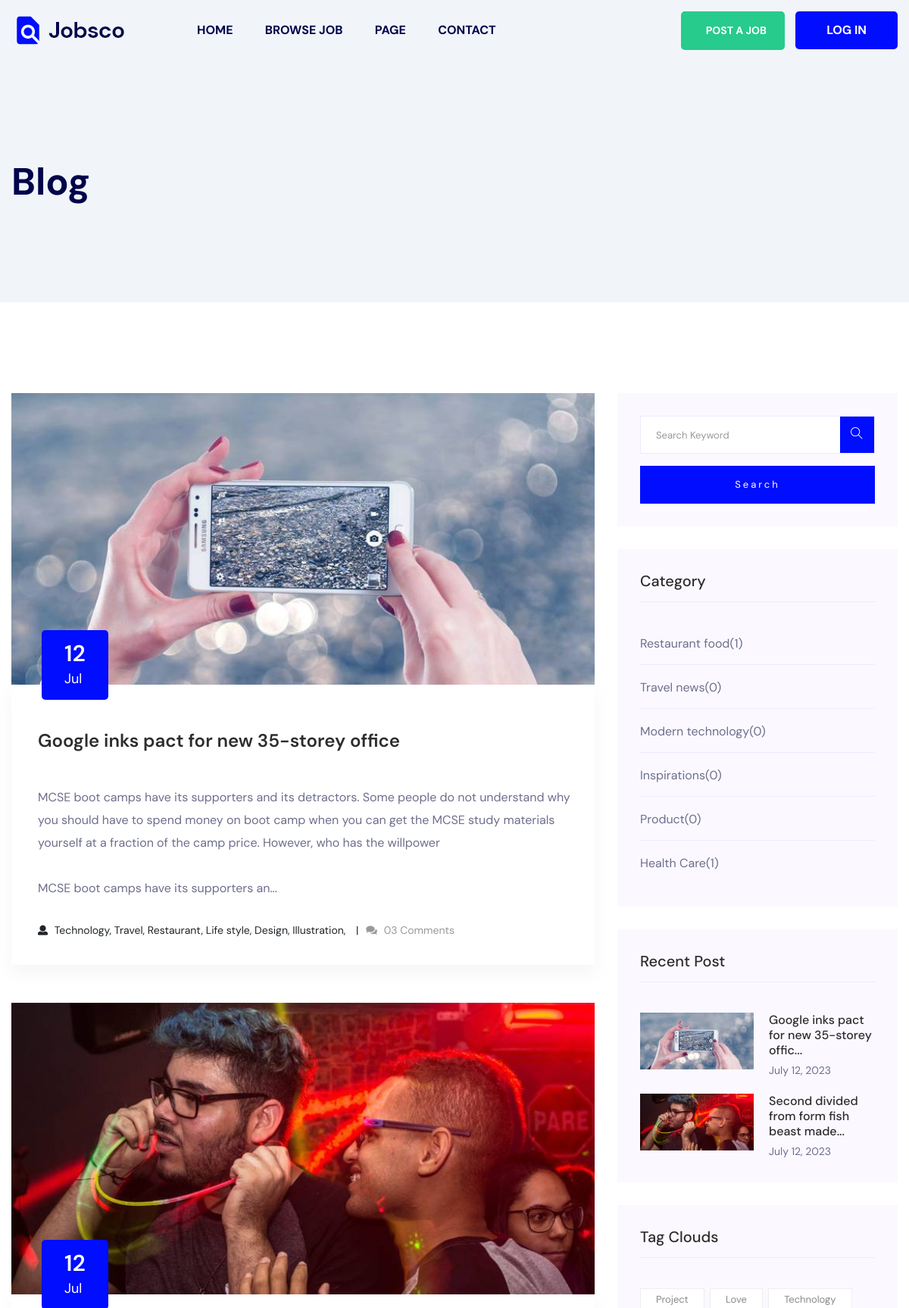
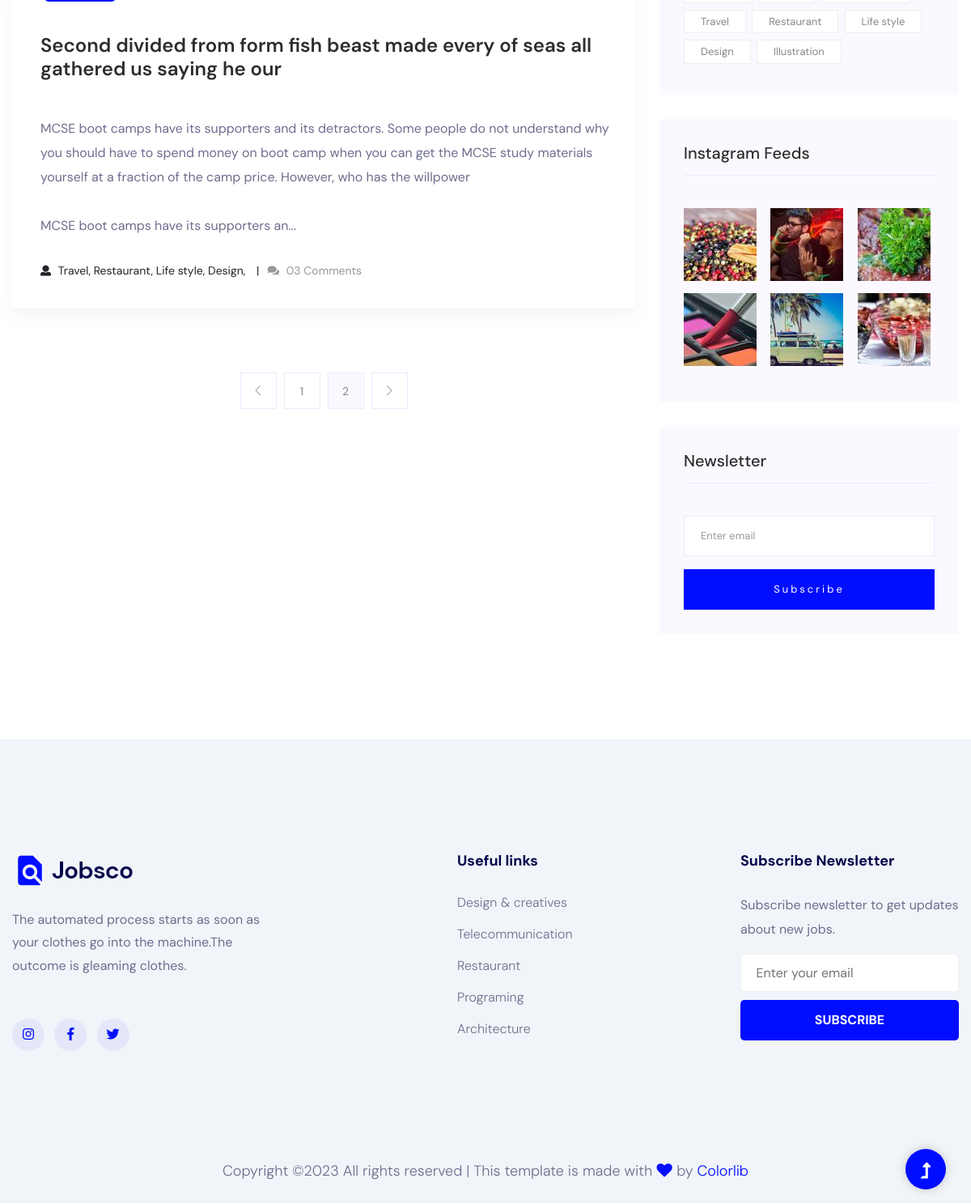
/blogs/, run on an earlier commit of the app's database (2 pictures, top to bottom).
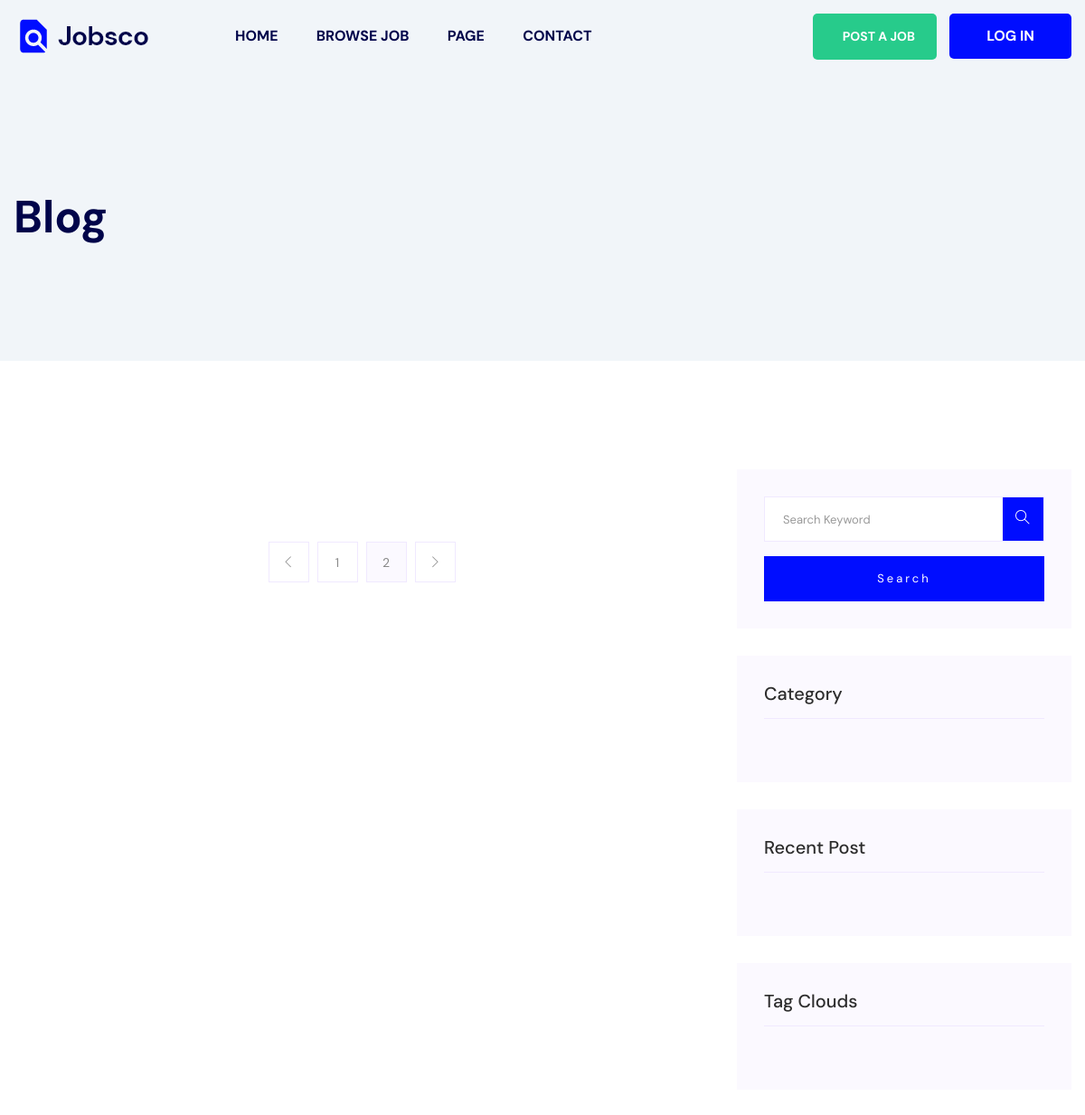
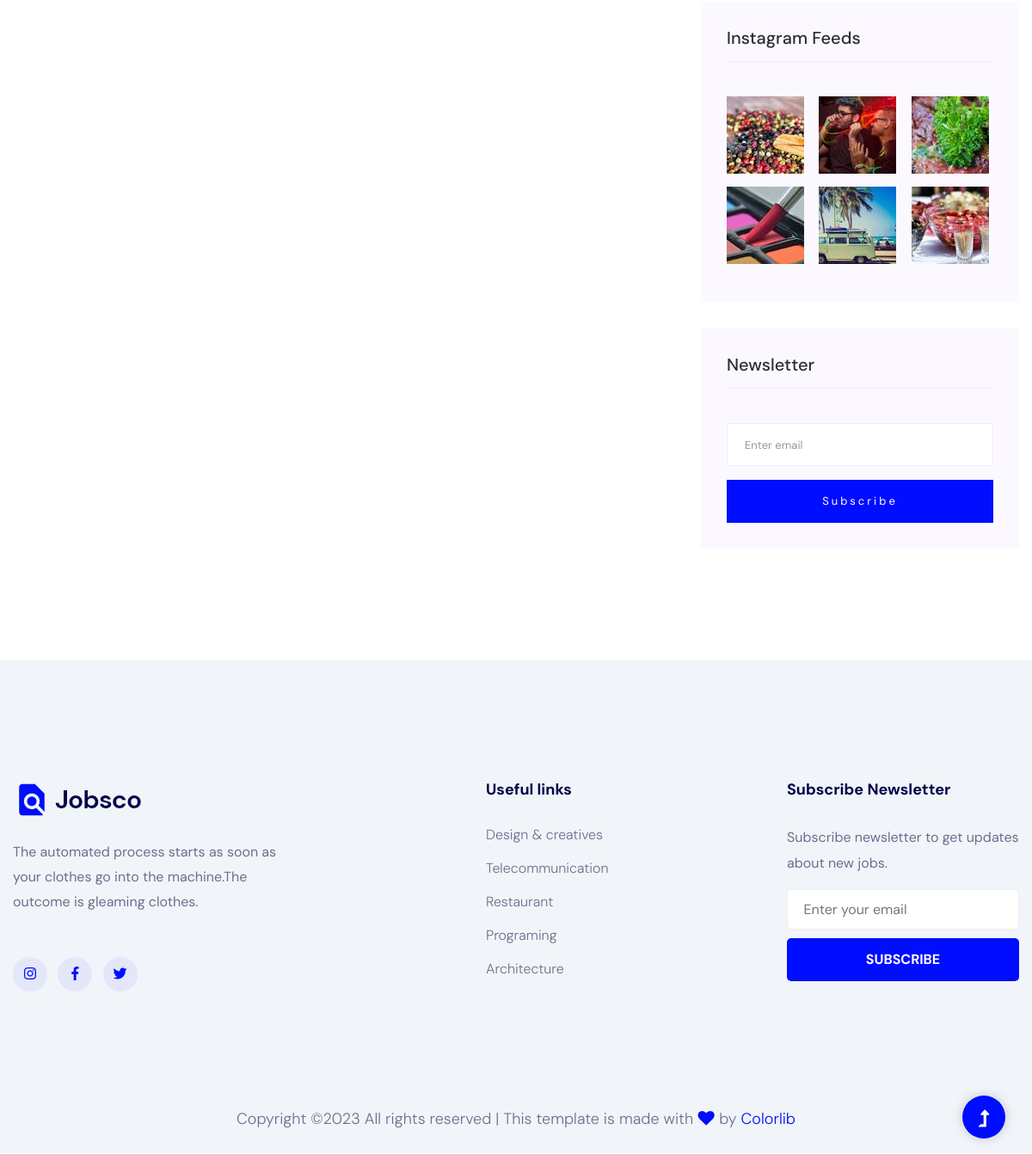
And on a later commit of the database (2 pictures, top to bottom).
### apps/blog/models.py (models this page shows, shortened)
class Base(models.Model):
    created_date = models.DateTimeField(auto_now_add=True, null=True, blank=True)
    modified_date = models.DateTimeField(auto_now=True, null=True, blank=True)
    class Meta:
        abstract = True

class Blog(Base):
    title = models.CharField(max_length=221)
    slug = models.SlugField(null=True, blank=True, unique_for_date='created_date')
    tags = models.ManyToManyField(Tag)
    category = models.ForeignKey(Category, on_delete=models.SET_NULL, blank=True, null=True)
    image = models.ImageField(upload_to='blogs/')
    description = RichTextField()

class Tag(models.Model):
    title = models.CharField(max_length=221)
    def __str__(self):
        return self.title

class Category(models.Model):
    title = models.CharField(max_length=221)

### apps/blog/views.py (the view)
# urls.py: path('', blog, name='blog'),
def blog(request):
    blogs_list = Blog.objects.order_by('-id')
    ctx = {
        'blogs': blogs_list,
    }
    return render(request, 'blog/blog.html', ctx)

### templates/blog/blog.html
{% extends 'base.html' %}
{% load static %}
{% block content %}
    <main>
        <div class="slider-area gray-bg position-relative">
            <div class="single-slider d-flex align-items-center slider-height2">
                <div class="container">
                    <div class="row">
                        <div class="col-xl-12">
                            <div class="hero-caption hero-caption2">
                                <h2>Blog</h2>
                            </div>
                        </div>
                    </div>
                </div>
            </div>
        </div>
        <section class="blog_area section-padding">
            <div class="container">
                <div class="row">
                    <div class="col-lg-8 mb-5 mb-lg-0">
                        <div class="blog_left_sidebar">
                            {% for blog in blogs %}
                                <article class="blog_item">
                                    <div class="blog_item_img">
                                        {% if blog.image %}
                                            <img class="card-img rounded-0"
                                                 src="{{ blog.image.url }}" alt="">
                                        {% endif %}
                                        <a href="#" class="blog_item_date">
                                            <h3>{{ blog.created_date|date:"d" }}</h3>
                                            <p>{{ blog.created_date|date:"M" }}</p>
                                        </a>
                                    </div>
                                    <div class="blog_details">
                                        <a class="d-inline-block" href="{% url 'blog:detail' blog.slug %}">
                                            <h2 class="blog-head" style="color: #2d2d2d;">{{ blog.title }}</h2>
                                        </a>
                                        <p>{{ blog.description|safe|slice:"300" }}...</p>
                                        <ul class="blog-info-link">
                                            <li><i class="fa fa-user"></i>
                                                {% for tag in blog.tags.all %}
                                                    {{ tag }},
                                                {% endfor %}
                                            </li>
                                            <li><a href="#"><i class="fa fa-comments"></i> 03 Comments</a></li>
                                        </ul>
                                    </div>
                                </article>
                            {% endfor %}
                            <nav class="blog-pagination justify-content-center d-flex">
                                <ul class="pagination">
                                    <li class="page-item">
                                        <a href="#" class="page-link" aria-label="Previous">
                                            <i class="ti-angle-left"></i>
                                        </a>
                                    </li>
                                    <li class="page-item">
                                        <a href="#" class="page-link">1</a>
                                    </li>
                                    <li class="page-item active">
                                        <a href="#" class="page-link">2</a>
                                    </li>
                                    <li class="page-item">
                                        <a href="#" class="page-link" aria-label="Next">
                                            <i class="ti-angle-right"></i>
                                        </a>
                                    </li>
                                </ul>
                            </nav>
                        </div>
                    </div>
                    {% include 'sidebar.html' %}
                </div>
            </div>
        </section>
    </main>
{% endblock %}

### templates/sidebar.html
{% load static %}
{% load resent_blogs %}
{% resent_blog as rb %}
{% tags as tags %}
{% categories as categories %}
<div class="col-lg-4">
    <div class="blog_right_sidebar">
        <aside class="single_sidebar_widget search_widget">
            <form action="#">
                <div class="form-group">
                    <div class="input-group mb-3">
                        <input type="text" class="form-control" placeholder='Search Keyword'
                               onfocus="this.placeholder = ''"
                               onblur="this.placeholder = 'Search Keyword'">
                        <div class="input-group-append">
                            <button class="btns" type="button"><i class="ti-search"></i></button>
                        </div>
                    </div>
                </div>
                <button class="button rounded-0 primary-bg text-white w-100 btn_1 boxed-btn"
                        type="submit">Search
                </button>
            </form>
        </aside>
        <aside class="single_sidebar_widget post_category_widget">
            <h4 class="widget_title" style="color: #2d2d2d;">Category</h4>
            <ul class="list cat-list">
                {% for category in categories %}
                    <li>
                        <a href="#" class="d-flex">
                            <p>{{ category.title }}</p>
                            <p>({{ category.blog_set.count }})</p>
                        </a>
                    </li>
                {% endfor %}
            </ul>
        </aside>
        <aside class="single_sidebar_widget popular_post_widget">
            <h3 class="widget_title" style="color: #2d2d2d;">Recent Post</h3>
            {% for r in rb %}
                <div class="media post_item">
                    {% if r.image %}
                        <img src="{{ r.image.url }}" alt="post" style="width: 150px">
                    {% endif %}
                    <div class="media-body">
                        <a href="{% url 'blog:detail' r.slug %}">
                            <h3 style="color: #2d2d2d;">{{ r.title|slice:"40" }}...</h3>
                        </a>
                        <p>{{ r.created_date|date:"F d, Y" }}</p>
                    </div>
                </div>
            {% endfor %}
        </aside>
        <aside class="single_sidebar_widget tag_cloud_widget">
            <h4 class="widget_title" style="color: #2d2d2d;">Tag Clouds</h4>
            <ul class="list">
                {% for tag in tags %}
                    <li>
                        <a href="#">{{ tag.title }}</a>
                    </li>
                {% endfor %}
            </ul>
        </aside>
        <aside class="single_sidebar_widget instagram_feeds">
            <h4 class="widget_title" style="color: #2d2d2d;">Instagram Feeds</h4>
            <ul class="instagram_row flex-wrap">
                <li>
                    <a href="#">
                        <img class="img-fluid" src="{% static 'assets/img/post/post_5.jpg' %}"
                             alt="">
                    </a>
                </li>
                <li>
                    <a href="#">
                        <img class="img-fluid" src="{% static 'assets/img/post/post_6.jpg' %}"
                             alt="">
                    </a>
                </li>
                <li>
                    <a href="#">
                        <img class="img-fluid" src="{% static 'assets/img/post/post_7.jpg' %}"
                             alt="">
                    </a>
                </li>
                <li>
                    <a href="#">
                        <img class="img-fluid" src="{% static 'assets/img/post/post_8.jpg' %}"
                             alt="">
                    </a>
                </li>
                <li>
                    <a href="#">
                        <img class="img-fluid" src="{% static 'assets/img/post/post_9.jpg' %}"
                             alt="">
                    </a>
                </li>
                <li>
                    <a href="#">
                        <img class="img-fluid" src="{% static 'assets/img/post/post_10.jpg' %}"
                             alt="">
                    </a>
                </li>
            </ul>
        </aside>
        <aside class="single_sidebar_widget newsletter_widget">
            <h4 class="widget_title" style="color: #2d2d2d;">Newsletter</h4>
            <form action="#">
                <div class="form-group">
                    <input type="email" class="form-control" onfocus="this.placeholder = ''"
                           onblur="this.placeholder = 'Enter email'" placeholder='Enter email'
                           required>
                </div>
                <button class="button rounded-0 primary-bg text-white w-100 btn_1 boxed-btn"
                        type="submit">Subscribe
                </button>
            </form>
        </aside>
    </div>
</div>

What changed in the data, as far as the page shows it:
removed Blog: image (picture), created_date "12", created_date "Jul", title "Google inks pact for new 35-storey office", description "MCSE boot camps have its supporters and its detractors. Some people do not understand why you should have to spend money on boot camp when you can get the MCSE study materials yourself at a fraction of the camp price. However, who has the willpower MCSE boot camps have its supporters an", title "Google inks pact for new 35-storey offic", created_date "July 12, 2023"
removed Tag: title "Technology"
removed Tag: title "Travel"
removed Tag: title "Restaurant"
removed Tag: title "Life style"
removed Tag: title "Design"
removed Tag: title "Illustration"
removed Blog: image (picture), created_date "12", created_date "Jul", title "Second divided from form fish beast made every of seas all gathered us saying he our", description "MCSE boot camps have its supporters and its detractors. Some people do not understand why you should have to spend money on boot camp when you can get the MCSE study materials yourself at a fraction of the camp price. However, who has the willpower MCSE boot camps have its supporters an", title "Second divided from form fish beast made", created_date "July 12, 2023"
removed Category: title "Restaurant food", blog_set.count "1"
removed Category: title "Travel news", blog_set.count "0"
removed Category: title "Modern technology", blog_set.count "0"
removed Category: title "Inspirations", blog_set.count "0"
removed Category: title "Product", blog_set.count "0"
removed Category: title "Health Care", blog_set.count "1"
removed Tag: title "Project", shown under "Tag Clouds"
removed Tag: title "Love", shown under "Tag Clouds"
